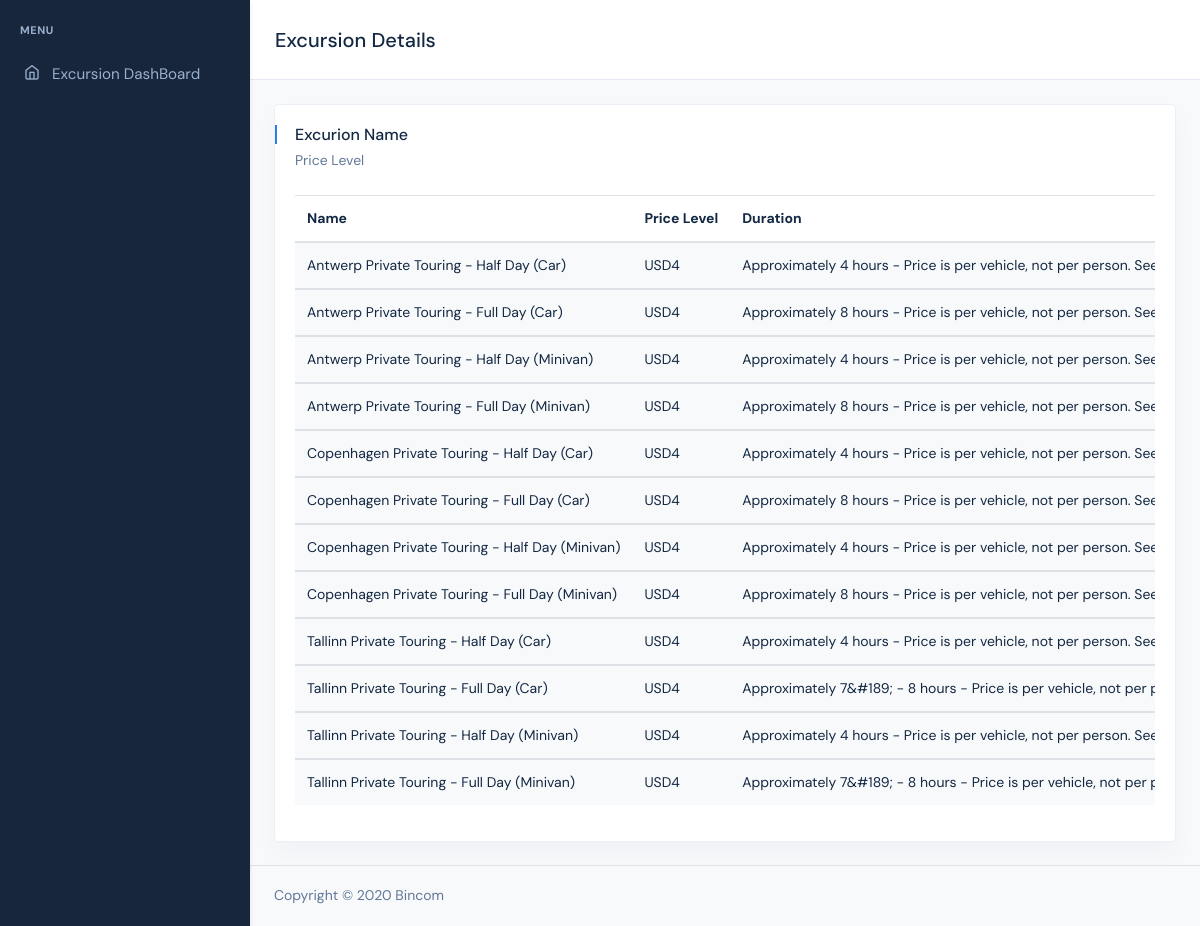
The page / on the database its author committed.
### excursionapp/models.py (models this page shows)
class Excursion(models.Model):
    id = models.IntegerField(primary_key=True)
    name = models.CharField(max_length=100)
    detailPageName = models.CharField(max_length=100)
    portID = models.CharField(max_length=8)
    type = models.CharField(max_length=30)
    typology = jsonfield.JSONField()
    activityLevel = models.CharField(max_length=30)
    collectionType = models.CharField(max_length=30)
    duration  = models.CharField(max_length=200)
    language = jsonfield.JSONField()
    priceLevel = models.IntegerField()
    currency = models.CharField(max_length=8)
    mealInfo = models.CharField(max_length=50, null=False,  blank = True)
    status = models.CharField(max_length=20)
    shortDescription = models.CharField(max_length=8, null=False,  blank = True)
    longDescription = models.CharField(max_length=10000, null=False,  blank = True)
    externalContent = models.BooleanField()
    minimumAge = models.CharField(max_length=3, null=True, blank = True)
    wheelChairAccessible = models.BooleanField()
    featured = models.BooleanField()

### excursionapp/views.py (the view)
# urls.py: path("", views.index, name="index"),
def index(request):
	params = {"history":Excursion.objects.raw('SELECT * FROM excursionapp_excursion')}
	return render(request, "index.html", params)

### excursionapp/templates/index.html (shortened to what this page needs)
{% load static %}
<!DOCTYPE html>
<html lang="en">
<head>
  <link href="{% static 'account/assets/css/bootstrap.min.css' %}" rel="stylesheet" type="text/css" />
  <link href="{% static 'account/assets/css/icons.min.css' %}" rel="stylesheet" type="text/css" />
  <link href="{% static 'account/assets/css/theme.min.css' %}" rel="stylesheet" type="text/css" />
</head>
<body>
  <div id="layout-wrapper">
    <div class="vertical-menu">
      <div data-simplebar class="h-100">
        <div id="sidebar-menu">
          <ul class="metismenu list-unstyled" id="side-menu">
            <li class="menu-title">Menu</li>
            <li>
              <a href="index.html"><i class="feather-home"></i><span>Excursion DashBoard</span></a>
            </li>
          </ul>
        </div>
      </div>
    </div>
    <div class="main-content">
      <header id="page-topbar">
        <div class="navbar-header">
          <div class="d-flex align-items-center">
            <div class="header-breadcumb">
              <h2 class="header-title">Excursion Details</h2>
            </div>
          </div>
        </div>
      </header>
      <div class="page-content">
        <div class="container-fluid">
          <div class="row">
            <div class="col-12">
              <div class="card">
                <div class="card-body">
                  <h4 class="card-title">Excurion Name</h4>
                  <p class="card-subtitle mb-4">
                    Price Level
                  </p>
                  <div class="table-responsive">
                    <table class="table table-centered table-striped table-nowrap">
                      <thead>
                        <tr>
                          <th>Name</th>
                          <th>Price Level</th>
                          <th>Duration</th>
                        </tr>
                      </thead>
                      {% for i in history %}
                      <tbody>
                        <tr>
                        <td>
                          {{i.name}}
                        </td>
                        <td>
                          {{i.currency}}{{i.priceLevel}}
                        </td>
                        <td>
                          {{i.duration}}
                        </td>
                        </tr>
                      </tbody>
                      {% endfor %}
                    </table>
                  </div>
                </div>
              </div>
            </div>
          </div>
        </div>
      </div>
      <footer class="footer">
        <div class="container-fluid">
          <div class="row">
            <div class="col-sm-12">
              Copyright © 2020 Bincom
            </div>
          </div>
        </div>
      </footer>
    </div>
  </div>
</body>
</html>

### rows shown on the page
Excursion: name "Antwerp Private Touring - Half Day (Car)", currency "USD", priceLevel "4", duration "Approximately 4 hours - Price is per vehicle, not per person.…"
Excursion: name "Antwerp Private Touring - Full Day (Car)", currency "USD", priceLevel "4", duration "Approximately 8 hours - Price is per vehicle, not per person.…"
Excursion: name "Antwerp Private Touring - Half Day (Minivan)", currency "USD", priceLevel "4", duration "Approximately 4 hours - Price is per vehicle, not per person.…"
Excursion: name "Antwerp Private Touring - Full Day (Minivan)", currency "USD", priceLevel "4", duration "Approximately 8 hours - Price is per vehicle, not per person.…"
Excursion: name "Copenhagen Private Touring - Half Day (Car)", currency "USD", priceLevel "4", duration "Approximately 4 hours - Price is per vehicle, not per person.…"
Excursion: name "Copenhagen Private Touring - Full Day (Car)", currency "USD", priceLevel "4", duration "Approximately 8 hours - Price is per vehicle, not per person.…"
Excursion: name "Copenhagen Private Touring - Half Day (Minivan)", currency "USD", priceLevel "4", duration "Approximately 4 hours - Price is per vehicle, not per person.…"
Excursion: name "Copenhagen Private Touring - Full Day (Minivan)", currency "USD", priceLevel "4", duration "Approximately 8 hours - Price is per vehicle, not per person.…"
Excursion: name "Tallinn Private Touring - Half Day (Car)", currency "USD", priceLevel "4", duration "Approximately 4 hours - Price is per vehicle, not per person.…"
Excursion: name "Tallinn Private Touring - Full Day (Car)", currency "USD", priceLevel "4", duration "Approximately 7&#189; - 8 hours - Price is per vehicle, not per…"
Excursion: name "Tallinn Private Touring - Half Day (Minivan)", currency "USD", priceLevel "4", duration "Approximately 4 hours - Price is per vehicle, not per person.…"
Excursion: name "Tallinn Private Touring - Full Day (Minivan)", currency "USD", priceLevel "4", duration "Approximately 7&#189; - 8 hours - Price is per vehicle, not per…"
